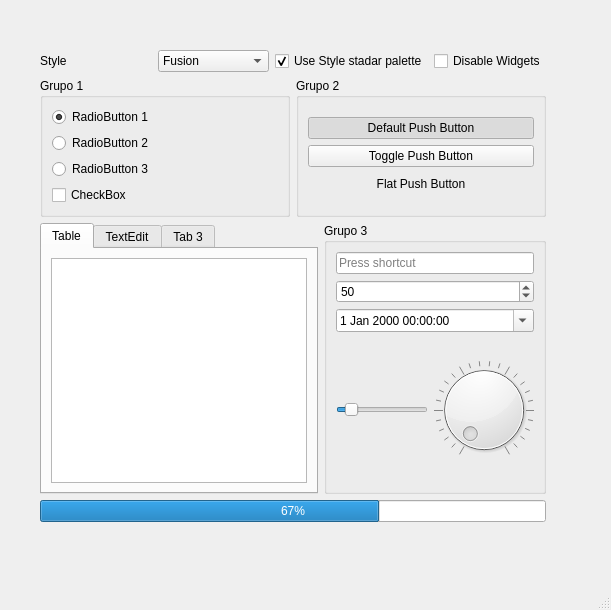
<?xml version="1.0" encoding="UTF-8"?>
<ui version="4.0">
 <class>MainWindow</class>
 <widget class="QMainWindow" name="MainWindow">
  <property name="geometry">
   <rect>
    <x>0</x>
    <y>0</y>
    <width>611</width>
    <height>610</height>
   </rect>
  </property>
  <property name="windowTitle">
   <string>MainWindow</string>
  </property>
  <widget class="QWidget" name="centralwidget">
   <widget class="QWidget" name="">
    <property name="geometry">
     <rect>
      <x>40</x>
      <y>50</y>
      <width>506</width>
      <height>472</height>
     </rect>
    </property>
    <layout class="QVBoxLayout" name="verticalLayout_6">
     <item>
      <layout class="QHBoxLayout" name="horizontalLayout_7">
       <item>
        <layout class="QHBoxLayout" name="horizontalLayout">
         <item>
          <widget class="QLabel" name="label">
           <property name="text">
            <string>Style</string>
           </property>
          </widget>
         </item>
         <item>
          <widget class="QComboBox" name="comboBox">
           <item>
            <property name="text">
             <string>Fusion</string>
            </property>
           </item>
           <item>
            <property name="text">
             <string>Windows</string>
            </property>
           </item>
           <item>
            <property name="text">
             <string>WindowsVista</string>
            </property>
           </item>
          </widget>
         </item>
        </layout>
       </item>
       <item>
        <layout class="QHBoxLayout" name="horizontalLayout_2">
         <item>
          <widget class="QCheckBox" name="checkBox_2">
           <property name="tabletTracking">
            <bool>false</bool>
           </property>
           <property name="text">
            <string>Use Style stadar palette</string>
           </property>
           <property name="checked">
            <bool>true</bool>
           </property>
          </widget>
         </item>
         <item>
          <widget class="QCheckBox" name="checkBox_3">
           <property name="text">
            <string>Disable Widgets</string>
           </property>
          </widget>
         </item>
        </layout>
       </item>
      </layout>
     </item>
     <item>
      <layout class="QHBoxLayout" name="horizontalLayout_8">
       <item>
        <widget class="QGroupBox" name="groupBox">
         <property name="title">
          <string>Grupo 1</string>
         </property>
         <layout class="QHBoxLayout" name="horizontalLayout_3">
          <item>
           <layout class="QVBoxLayout" name="verticalLayout">
            <item>
             <widget class="QRadioButton" name="radioButton">
              <property name="text">
               <string>RadioButton 1</string>
              </property>
              <property name="checked">
               <bool>true</bool>
              </property>
             </widget>
            </item>
            <item>
             <widget class="QRadioButton" name="radioButton_2">
              <property name="text">
               <string>RadioButton 2</string>
              </property>
             </widget>
            </item>
            <item>
             <widget class="QRadioButton" name="radioButton_3">
              <property name="text">
               <string>RadioButton 3</string>
              </property>
             </widget>
            </item>
            <item>
             <widget class="QCheckBox" name="checkBox">
              <property name="text">
               <string>CheckBox</string>
              </property>
             </widget>
            </item>
           </layout>
          </item>
         </layout>
        </widget>
       </item>
       <item>
        <widget class="QGroupBox" name="groupBox_2">
         <property name="title">
          <string>Grupo 2</string>
         </property>
         <layout class="QVBoxLayout" name="verticalLayout_3">
          <item>
           <layout class="QVBoxLayout" name="verticalLayout_2">
            <item>
             <widget class="QPushButton" name="pushButton">
              <property name="text">
               <string>Default Push Button</string>
              </property>
              <property name="checkable">
               <bool>true</bool>
              </property>
              <property name="checked">
               <bool>true</bool>
              </property>
             </widget>
            </item>
            <item>
             <widget class="QPushButton" name="pushButton_2">
              <property name="text">
               <string>Toggle Push Button</string>
              </property>
             </widget>
            </item>
            <item>
             <widget class="QPushButton" name="pushButton_3">
              <property name="text">
               <string>Flat Push Button</string>
              </property>
              <property name="flat">
               <bool>true</bool>
              </property>
             </widget>
            </item>
           </layout>
          </item>
         </layout>
        </widget>
       </item>
      </layout>
     </item>
     <item>
      <layout class="QHBoxLayout" name="horizontalLayout_9">
       <item>
        <widget class="QTabWidget" name="tabWidget">
         <property name="currentIndex">
          <number>0</number>
         </property>
         <widget class="QWidget" name="Pagina1">
          <attribute name="title">
           <string>Table</string>
          </attribute>
          <layout class="QHBoxLayout" name="horizontalLayout_6">
           <item>
            <widget class="QTableView" name="tableView">
             <attribute name="verticalHeaderShowSortIndicator" stdset="0">
              <bool>false</bool>
             </attribute>
            </widget>
           </item>
          </layout>
         </widget>
         <widget class="QWidget" name="tab_2">
          <attribute name="title">
           <string>TextEdit</string>
          </attribute>
         </widget>
         <widget class="QWidget" name="tab">
          <attribute name="title">
           <string>Tab 3</string>
          </attribute>
         </widget>
        </widget>
       </item>
       <item>
        <widget class="QGroupBox" name="groupBox_3">
         <property name="title">
          <string>Grupo 3</string>
         </property>
         <layout class="QHBoxLayout" name="horizontalLayout_5">
          <item>
           <layout class="QVBoxLayout" name="verticalLayout_5">
            <item>
             <layout class="QVBoxLayout" name="verticalLayout_4">
              <item>
               <widget class="QKeySequenceEdit" name="keySequenceEdit"/>
              </item>
              <item>
               <widget class="QSpinBox" name="spinBox">
                <property name="value">
                 <number>50</number>
                </property>
               </widget>
              </item>
              <item>
               <widget class="QDateTimeEdit" name="dateTimeEdit">
                <property name="minimumDateTime">
                 <datetime>
                  <hour>0</hour>
                  <minute>0</minute>
                  <second>0</second>
                  <year>1752</year>
                  <month>9</month>
                  <day>14</day>
                 </datetime>
                </property>
                <property name="minimumDate">
                 <date>
                  <year>1752</year>
                  <month>9</month>
                  <day>14</day>
                 </date>
                </property>
                <property name="calendarPopup">
                 <bool>true</bool>
                </property>
               </widget>
              </item>
             </layout>
            </item>
            <item>
             <layout class="QHBoxLayout" name="horizontalLayout_4">
              <item>
               <widget class="QSlider" name="horizontalSlider">
                <property name="mouseTracking">
                 <bool>false</bool>
                </property>
                <property name="tabletTracking">
                 <bool>false</bool>
                </property>
                <property name="acceptDrops">
                 <bool>false</bool>
                </property>
                <property name="autoFillBackground">
                 <bool>false</bool>
                </property>
                <property name="value">
                 <number>10</number>
                </property>
                <property name="tracking">
                 <bool>true</bool>
                </property>
                <property name="orientation">
                 <enum>Qt::Orientation::Horizontal</enum>
                </property>
               </widget>
              </item>
              <item>
               <widget class="QDial" name="dial">
                <property name="enabled">
                 <bool>true</bool>
                </property>
                <property name="mouseTracking">
                 <bool>false</bool>
                </property>
                <property name="tabletTracking">
                 <bool>false</bool>
                </property>
                <property name="acceptDrops">
                 <bool>false</bool>
                </property>
                <property name="autoFillBackground">
                 <bool>false</bool>
                </property>
                <property name="wrapping">
                 <bool>false</bool>
                </property>
                <property name="notchesVisible">
                 <bool>true</bool>
                </property>
               </widget>
              </item>
             </layout>
            </item>
           </layout>
          </item>
         </layout>
        </widget>
       </item>
      </layout>
     </item>
     <item>
      <widget class="QProgressBar" name="progressBar">
       <property name="value">
        <number>67</number>
       </property>
      </widget>
     </item>
    </layout>
   </widget>
  </widget>
  <widget class="QMenuBar" name="menubar">
   <property name="geometry">
    <rect>
     <x>0</x>
     <y>0</y>
     <width>611</width>
     <height>33</height>
    </rect>
   </property>
  </widget>
  <widget class="QStatusBar" name="statusbar"/>
 </widget>
 <resources/>
 <connections/>
</ui>
